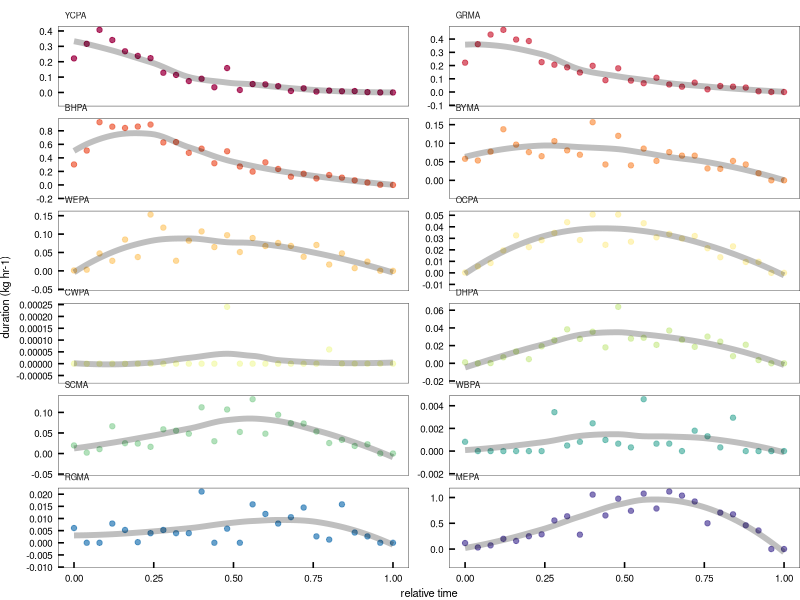

This figure's R source: (Note: this script raises an error after producing the figure.)
#### this script plots the chronology of parrot species in dawn flocks and pioneers
#### should be figure #4 in the manuscript
#### calculates sequence of participation and activity, and nuclear species in dance sorties

library(ggplot2)      # plotting and viz
#library(plyr)         # legacy df manipulation
library(dplyr)        # variable grouping and manipulation
library(reshape)      # legacy df manipulation
library(data.table)   # legacy functions on df 
library(tidyr)        # gathering and spreading
library(zoo)          # roll mean
library(ggthemes)     # helpful ggplot themes
library(forcats)
library(scales)
library(RColorBrewer) # pretty colors
library(ggridges)
library(colorspace)
library(patchwork)
library(lubridate)    # formatting times dates

# custom ggplot theme
themeKV <- theme_few()+
  theme(plot.margin = unit(c(0.1,0,0,0), "cm"),
        strip.background = element_blank(),
        axis.line = element_blank(),
        axis.text.x = element_text(size = 7, colour = "black", margin = unit(c(0.15,0,0,0), "cm")),
        axis.text.y = element_text(size = 7, colour = "black", margin = unit(c(0,0.15,0,0), "cm")),
        axis.title.x = element_text(size = 8),
        axis.title.y = element_text(size = 8),
        axis.ticks.x = element_line(colour = "black"), axis.ticks.y = element_line(colour = "black"),
        axis.ticks.length=unit(-0.15, "cm"),element_line(colour = "black", linewidth=.25),
        panel.border = element_rect(colour = "black", fill=NA, linewidth=.25),
        legend.title=element_blank(),
        strip.text=element_text(hjust=0))

#### read in raw survey data
# setwd("/Users/kylevanhoutan/colpa_flock/")
DF <- read.csv('data/duration_relative_t.csv')
# DF <- DF %>% filter(!(SPECIES == 'DBPA'))

# rescale Brewer palette to 13 categories
colourCount = length(unique(DF$SPECIES)) 
getPalette = colorRampPalette(brewer.pal(11, "Spectral")) # interpolate colors to fit the 13 parrot species
Spectral12 <- getPalette(colourCount) # 12 color Spectral palette 

#reorder in order of appearance
DF$SPECIES <- factor(DF$SPECIES, levels=c("YCPA", "GRMA", "BHPA", "BYMA", 
                                          "WEPA", "OCPA", "CWPA",  "DHPA", 
                                          "SCMA", "WBPA", "RGMA", "MEPA"))

# make plot
p1 <- ggplot(DF, aes(x = TIME_rel, y = KG_HR_DAY, group = SPECIES, color = SPECIES)) +
  themeKV + theme(legend.position = "none",
                  axis.text.y = element_text(size = 7),
                  axis.text.x = element_text(size = 7),
                  axis.title.x = element_text(size = 8),
                  axis.title.y = element_text(size = 8),
                  strip.text.x = element_text(size = 6),
                  panel.spacing.y = unit(-0.5, "lines"), # trying to reduce vertical spacing between panels
                  ) +
  geom_point(aes(fill = SPECIES), 
           alpha = 0.75) + 
  scale_color_manual(values = Spectral12) +
  geom_line(alpha = 0.25, size = 2, color = '#000000',
            stat = "smooth", method = 'loess', formula = 'y~x', span = 0.75) + 
  xlab("relative time") +
  ylab("duration (kg hr-1)") +
  scale_y_continuous(breaks=pretty_breaks()) +
  facet_wrap(~SPECIES, ncol=2, scales = "free_y")
p1

loess <- ggplot_build(p1) # extract LOESS trend model values from ggplot
# see https://ggplot2.tidyverse.org/reference/ggplot_build.html
loess_vals <- loess$data[[2]] # port these into a DF
# use "loess_vals" to determine sequencing of arrivals of species to collpa
# determine the relative time with the max value for each loess model
# use dplyr: https://stackoverflow.com/questions/24237399/how-to-select-the-rows-with-maximum-values-in-each-group-with-dplyr
loess_max <- loess_vals %>% 
  group_by(PANEL) %>%
  filter(y == max(y)) 
# subset full dataset for only columns of interest
loess_max <- subset(loess_max, select = c(PANEL,x,y)) 
# since the ggplot build dropped species names, add them back in
# generate the DF
spp_order <- data.frame(SPECIES = c("YCPA", "GRMA", "BHPA", "BYMA", 
                                    "WEPA", "OCPA", "CWPA", "DHPA", 
                                    "SCMA", "WBPA", "RGMA", "MEPA"))
# bind it to the previous output
loess_max2 <- cbind(loess_max,spp_order)
# export the CSV
# getwd()
write.csv(loess_max2, file="/Users/kylevanhoutan/projects/colpa_flock/data/loess_max2.csv", row.names=FALSE)


# plot again in correct order, reorder from loess_max2
DF$SPECIES <- factor(DF$SPECIES, levels= c("YCPA", "GRMA", "BHPA", "BYMA", 
                                           "WEPA", "OCPA", "CWPA", "DHPA", 
                                           "SCMA", "WBPA", "MEPA", "RGMA"))
# make plot
p2 <- ggplot(DF, aes(x = TIME_rel, y = KG_HR_DAY, group = SPECIES, color = SPECIES)) +
  themeKV + theme(legend.position = "none",
                  axis.text.y = element_text(size = 7),
                  axis.text.x = element_text(size = 7),
                  axis.title.x = element_text(size = 8),
                  axis.title.y = element_text(size = 8),
                  strip.text.x = element_text(size = 6),
                  panel.spacing.y = unit(-0.4, "lines"), # trying to reduce vertical spacing between panels
  ) +
  scale_color_manual(values = Spectral12) +
  geom_line(alpha = 0.4, size = 2.5, color = '#000000', lineend = "round",
            stat = "smooth", method = 'loess', formula = 'y~x', span = 0.75) + 
  geom_point(aes(fill = SPECIES),
             shape = 16, size = 2,
             alpha = 0.75, size = 2) + 
  geom_point(shape = 1,size = 2, colour = "black", stroke = 0.25,) +
  xlab("morning flock time (relative)") +
  ylab("abundance (kg hr-1)") +
  scale_y_continuous(breaks=pretty_breaks()) +
  scale_x_continuous(breaks = seq(0, 1, by = 0.2)) +
  facet_wrap(~SPECIES, ncol=2, scales = "free_y")
p2


#### read in first landing data
# this is already in shape for plotting
lands <- read.csv('data/first_down.csv')

p4 <- ggplot(lands, aes(x= fct_infreq(FIRST_DOWN), group=FIRST_DOWN, fill=FIRST_DOWN)) +
  themeKV + theme(legend.position = "none", 
                  axis.text.x = element_text(size = 7),
                  axis.text.y = element_text(size = 7),
                  axis.title.x = element_text(size = 8),
                  axis.title.y = element_text(size = 8)) + 
  geom_bar(aes(fill = fct_infreq(FIRST_DOWN)), alpha=0.85, 
           ) +
  scale_fill_manual(values=c("#005a32", "#238b45", "#74c476", "#c7e9c0")) +
  scale_y_continuous(breaks = seq(0, 50, by = 5)) +
  xlab("species") +
  ylab("first to land (days)")



# plot extracts of arrival order, by peak loess model data

# loess_max3 <- loess_max2[order(loess_max2$x,loess_max2$y),]

p3 <- loess_max2 %>% ggplot(aes(x = x, group = SPECIES, fill = SPECIES,
             y = fct_reorder(SPECIES,desc(x)))) +  # desc reverse orders from small to big
  themeKV + theme(legend.position = "none",
                  axis.text.y = element_text(size = 7),
                  axis.text.x = element_text(size = 7),
                  axis.title.x = element_text(size = 8),
                  axis.title.y = element_text(size = 0),) +
  geom_point(shape = 16, size = 2.6, alpha = 0.8,
             aes(color = fct_reorder(SPECIES,x))) +
  scale_color_manual(values = Spectral12) + # reverse the order of the palette to match p1
  geom_point(shape = 1,size = 2.6, colour = "black", stroke = 0.25,) +
  scale_x_continuous(breaks = seq(0, 1, by = 0.1), 
                     limits = c(0,0.65),
                     ) +
  #scale_x_datetime(breaks = breaks_width("1 hour"), 
  #                 date_labels = "%H") + # set the time scales and drop date info
  # xlab("hour of day") +
  xlab("rel. time of max abund.")


layout <- "
AAAB
AAAB
AAAB
AAAC
AAAC
AAAC
AAA#
AAA#"
p2 + p3 + p4 +
  plot_layout(design = layout) +
  plot_annotation(tag_levels = 'a') # add panel labels a, b, c... et

# END
